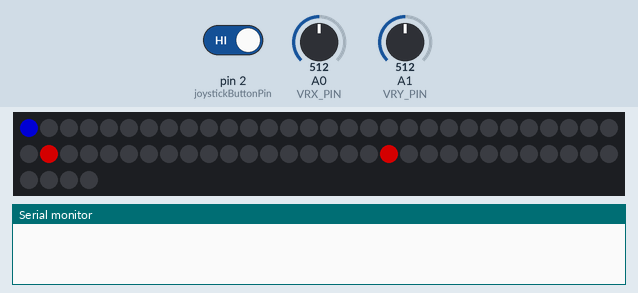
This sketch was run on a simulated Arduino Uno, built with avr-gcc and run on an emulated ATmega328P. Parts: 64 RGB LEDs in strip order, left to right, continuing on the next row, the last lines printed to the serial monitor. The test bench sets the inputs (shaded band); at power-on: pin 2 (joystickButtonPin) HIGH, A1 (VRY_PIN) = 512, A0 (VRX_PIN) = 512. Dim RGB values are drawn brighter than linear; random numbers use the default seed unless the sketch sets one.

Above: at 1.2 s.
1.3 s: pin 2 (joystickButtonPin) driven LOW
At 12.24 s:
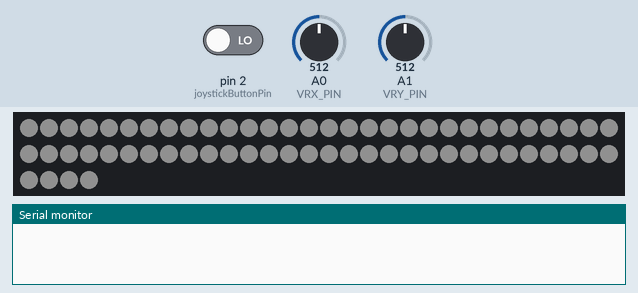
13.6 s: A1 (VRY_PIN) set to 877
22.6 s: A1 (VRY_PIN) set to 894
At 26.9 s:
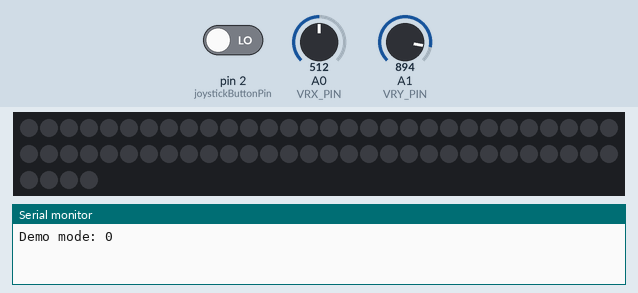
31.6 s: A0 (VRX_PIN) set to 900
43.8 s: A0 (VRX_PIN) set to 875
At 48.85 s:
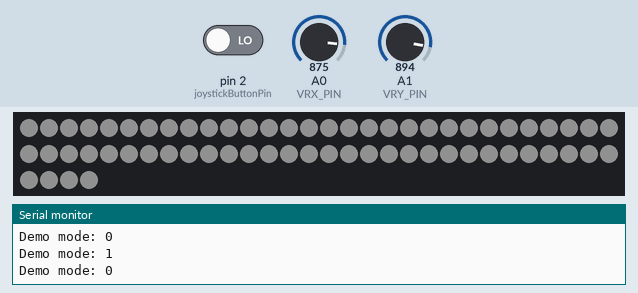
52.8 s: A1 (VRY_PIN) set to 716
At 60.8 s:
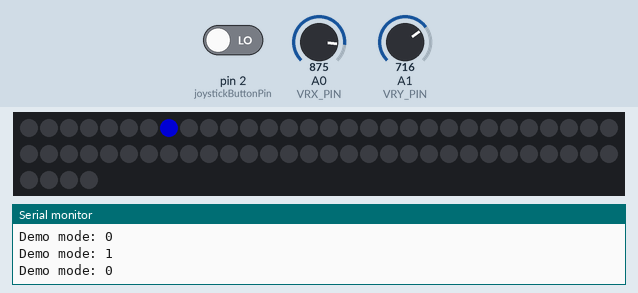

Measured:
- the behaviour switches between 886 and 887 on A1 (VRY_PIN) (found by bisection; images 1 and 2)
- after the input at 13.6 s, every drawn part: stays the same
- after the input at 22.6 s, the LEDs: first change at once (image 2 shows a later state)
- after the input at 43.8 s, the LEDs: first change after 0.18 s (image 3 shows a later state)
- what the display in image 2 shows lasts 1.0 s, from 26.2 s to 27.2 s

The sketch:

TUM-Praxisprojekt-4-Gewinnt.ino
```cpp
#include <Adafruit_NeoPixel.h>

#define PIN 8 // led matrix pin
#define PIXEL_COUNT 64

Adafruit_NeoPixel pixels = Adafruit_NeoPixel(PIXEL_COUNT, PIN, NEO_GRB + NEO_KHZ800);

#define VRX_PIN A0
#define VRY_PIN A1
int joystickThreshold = 375;
int joystickButtonPin = 2;


int board[PIXEL_COUNT];

// player 1 (index 0, red); player 2 (index 1, blue)
int r[2] = { 255, 0 };
int g[2] = { 0, 0 };
int b[2] = { 0, 255 };

boolean demoMode = true;
int playerWhoStarts = 1;

void setup() {
  pixels.begin();
  pixels.setBrightness(128);
  pixels.show();

  Serial.begin(9600);
  randomSeed(7);
  pinMode(joystickButtonPin, INPUT_PULLUP);
  checkSwapGameMode();
}

void loop() {
  if (demoMode) {
    runDemo();
  } else {
    multiplayerGame();
  }
  delay(100);
  checkSwapGameMode();
}


void setPixelColor(int pos, long rgb) {
  int row0 = pos / 8;
  int col0 = pos % 8;
  int row = 7 - col0;
  int indexInRow = (8 - 1) - row0;
  if (row % 2 == 1)
    indexInRow = (8 - 1) - indexInRow;
  pixels.setPixelColor(row * 8 + indexInRow, rgb);
}

void checkSwapGameMode() {
  bool pressed = digitalRead(joystickButtonPin) == LOW;
  if (pressed) {
    for (int i = 0; i < PIXEL_COUNT; i++) {
      pixels.setPixelColor(i, pixels.Color(32, 32, 32));
    }
    pixels.show();
    delay(200);
    clearBoard();

    demoMode = !demoMode;
    Serial.print("Demo mode: ");
    Serial.println(demoMode);
  }
}

void showPixel(int player, int location) {
  setPixelColor(location, pixels.Color(r[player - 1], g[player - 1], b[player - 1]));
  pixels.show();
}

void movePixel(int player, int currentLoc, int nextLoc) {
  setPixelColor(nextLoc, pixels.Color(r[player - 1], g[player - 1], b[player - 1]));
  setPixelColor(currentLoc, pixels.Color(0, 0, 0));
  pixels.show();
}


int checkInput() {
  int xValue = analogRead(VRX_PIN) - 512;
  int yValue = analogRead(VRY_PIN) - 512;
  bool pressed = digitalRead(joystickButtonPin) == LOW;

  bool right = xValue <= -joystickThreshold;
  bool left = xValue >= joystickThreshold;
  bool down = yValue >= joystickThreshold;

  if (left) {
    return 1;
  } else if (down) {
    return 2;
  } else if (right) {
    return 3;
  } else return 0;
}

int dropChip(int currentLoc, int player) {
  boolean notOccupied = true;
  int checkLoc = currentLoc + 8;
  int prevLoc;

  setPixelColor(currentLoc, pixels.Color(r[player - 1], g[player - 1], b[player - 1]));
  pixels.show();

  while ((checkLoc < 64) && (notOccupied)) {
    if (board[checkLoc] == 0) {
      prevLoc = currentLoc;
      currentLoc = checkLoc;
      movePixel(player, prevLoc, currentLoc);
      checkLoc = checkLoc + 8;
    } else {
      notOccupied = false;
    }
    delay(25);
  }

  board[currentLoc] = player;

  return currentLoc;
}

void highlightWinner(int connect4[]) {
  int player = board[connect4[0]];

  // light up four times
  for (int i = 0; i <= 4; i++) {
    for (int j = 0; j <= 3; j++) {
      setPixelColor(connect4[j], pixels.Color(0, 0, 0));
    }
    pixels.show();
    delay(200);
    for (int j = 0; j <= 3; j++) {
      setPixelColor(connect4[j], pixels.Color(r[player - 1], g[player - 1], b[player - 1]));
    }
    pixels.show();
    delay(200);
  }
}

void clearBoard() {
  for (int i = 0; i < PIXEL_COUNT; i++) {
    board[i] = 0;
    setPixelColor(i, pixels.Color(0, 0, 0));
  }
  pixels.show();
}

void showMeltingAnimation() {
  int color;

  for (int k = 0; k <= 7; k++) {
    for (int i = 55; i >= 8 * k; i--) {
      color = board[i];

      if (color == 0) {
        setPixelColor(i + 8, pixels.Color(0, 0, 0));
        board[i + 8] = 0;
      } else {
        setPixelColor(i + 8, pixels.Color(r[color - 1], g[color - 1], b[color - 1]));
        board[i + 8] = color;
      }
    }

    pixels.show();
    delay(80);

    for (int i = (7 + (8 * k)); i >= (8 * k); i--) {
      setPixelColor(i, pixels.Color(0, 0, 0));
      board[i] = 0;
    }

    pixels.show();
  }

  delay(500);
}


void multiplayerGame() {
  int whoseTurn = playerWhoStarts;

  while (!endGame(whoseTurn)) {
    if (whoseTurn == 1) {
      whoseTurn = 2;
    } else {
      whoseTurn = 1;
    }
  }

  showMeltingAnimation();

  // looser starts next game
  if (whoseTurn == 1) {
    playerWhoStarts = 2;
  } else {
    playerWhoStarts = 1;
  }
}

int findStartingSlot(int player) {
  int i = 0;
  int pixelLoc;
  int prevLoc;
  boolean foundStartLoc = false;

  if (player == 1) {
    int i = 0;

    while ((i < 8) && (!foundStartLoc)) {
      if (board[i] == 0) {
        pixelLoc = i;
        showPixel(player, pixelLoc);
        foundStartLoc = true;
      } else {
        i++;
      }
    }
  } else {
    int i = 7;
    while ((i >= 0) && (!foundStartLoc)) {
      if (board[i] == 0) {
        pixelLoc = i;
        showPixel(player, pixelLoc);
        foundStartLoc = true;
      } else {
        i--;
      }
    }
  }

  if (foundStartLoc) {
    return pixelLoc;
  } else {
    return 9; // no free spot left
  }
}

boolean endGame(int player) {
  int prevLoc;
  int pixelLoc = findStartingSlot(player);

  if (pixelLoc == 9) {
    Serial.println("No more place to play. Game Over");
    return true;
  }

  int WhichButton = checkInput();

  while (WhichButton != 2) {
    boolean okToMove = false;

    if (WhichButton == 1) {
      int chkLoc = pixelLoc - 1;

      while ((chkLoc >= 0) && (!okToMove)) {
        if (board[chkLoc] == 0) {
          prevLoc = pixelLoc;
          pixelLoc = chkLoc;
          okToMove = true;
        } else {
          chkLoc = chkLoc - 1;
        }
      }

      movePixel(player, prevLoc, pixelLoc);
      delay(200);
    } else if (WhichButton == 3) {
      int chkLoc = pixelLoc + 1;

      while ((chkLoc <= 7) && (!okToMove)) {
        if (board[chkLoc] == 0) {
          prevLoc = pixelLoc;
          pixelLoc = chkLoc;
          okToMove = true;
        } else {
          chkLoc = chkLoc + 1;
        }
      }

      movePixel(player, prevLoc, pixelLoc);
      delay(200);
    }

    delay(1);
    WhichButton = checkInput();
  }

  if (WhichButton == 2) {
    int playedLoc = dropChip(pixelLoc, player);

    if (isWinningMove(player, playedLoc)) {
      return true;
    } else {
      return false;
    }
  }
}


void runDemo() {
  randomPlay(50);
  delay(1000);
  showMeltingAnimation();
  delay(500);
}

void randomPlay(int turns) {
  boolean gameOver = false;

  int player = 2;
  int i = 1;

  while ((i < turns) && (!gameOver)) {
    if (player == 1) {
      player = 2;
    } else {
      player = 1;
    }

    // pick column that is not full
    int chooseColumn = randomColumn();
    while (board[chooseColumn] > 0) {
      chooseColumn = randomColumn();
    }

    int playedLoc = dropChip(chooseColumn, player);
    delay(75);

    if (isWinningMove(player, playedLoc)) {
      gameOver = true;
    }
    i++;

    delay(100);
  }
}

int randomColumn() {
  int randomNum;
  randomNum = random(0, 8);
  return randomNum;
}


boolean isWinningMove(int player, int playedLoc) {
  int connected[4];
  if (checkWinVertical(player, playedLoc)) {
    return true;
  } else if (checkWinHorizontal(player, playedLoc)) {
    return true;
  } else if (checkWinDiagonal(player, playedLoc)) {
    return true;
  } else if (checkWinDiagonal2(player, playedLoc)) {
    return true;
  } else {
    return false;
  }
}

boolean checkWinVertical(int player, int playedLoc) {
  int connected[4];

  if ((playedLoc < 40) && (board[playedLoc + 8] == player) && (board[playedLoc + 16] == player) && (board[playedLoc + 24] == player)) {
    connected[0] = playedLoc;
    connected[1] = playedLoc + 8;
    connected[2] = playedLoc + 16;
    connected[3] = playedLoc + 24;
    highlightWinner(connected);
    return true;
  } else {
    return false;
  }
}

boolean checkWinDiagonal2(int player, int playedLoc) {
  int connected[4] = { 0, 0, 0, 0 };
  int connectedIndex = 0;
  connected[connectedIndex] = playedLoc;

  boolean keepChecking = true;
  int chkLoc;

  if ((playedLoc) % 8 == 0) {
    keepChecking = false;
  } else {
    chkLoc = playedLoc - 9;  //56
  }

  while (keepChecking) {
    if (board[chkLoc] == player) {
      connectedIndex++;
      connected[connectedIndex] = chkLoc;

      if (connectedIndex >= 3) {
        highlightWinner(connected);
        return true;
      }

      if ((chkLoc) % 8 == 0) {
        keepChecking = false;
      } else {
        chkLoc = chkLoc - 9;
      }

    } else {
      keepChecking = false;
    }
  }

  keepChecking = true;

  if ((playedLoc + 1) % 8 == 0) {
    keepChecking = false;
  } else {
    chkLoc = playedLoc + 9;
  }

  while ((keepChecking) && (chkLoc <= 63)) {
    if (board[chkLoc] == player) {
      connectedIndex++;
      connected[connectedIndex] = chkLoc;

      if (connectedIndex >= 3) {
        highlightWinner(connected);
        return true;
      }

      if ((chkLoc + 1) % 8 == 0) {
        keepChecking = false;
      } else {
        chkLoc = chkLoc + 9;
      }
    } else {
      keepChecking = false;
    }
  }

  return false;
}

boolean checkWinDiagonal(int player, int playedLoc) {
  int connected[4] = { 0, 0, 0, 0 };
  int connectedIndex = 0;
  connected[connectedIndex] = playedLoc;

  boolean keepChecking = true;
  int chkLoc;

  if ((playedLoc + 1) % 8 == 0) {
    keepChecking = false;
  } else {
    chkLoc = playedLoc - 7;
  }

  while (keepChecking) {
    if (board[chkLoc] == player) {
      connectedIndex++;
      connected[connectedIndex] = chkLoc;

      if (connectedIndex >= 3) {
        highlightWinner(connected);
        return true;
      }

      if ((chkLoc + 1) % 8 == 0) {
        keepChecking = false;
      } else {
        chkLoc = chkLoc - 7;
      }
    } else {
      keepChecking = false;
    }
  }

  keepChecking = true;

  if ((playedLoc) % 8 == 0) {
    keepChecking = false;
  } else {
    chkLoc = playedLoc + 7;
  }

  while ((keepChecking) && (chkLoc <= 63)) {
    if (board[chkLoc] == player) {
      connectedIndex++;
      connected[connectedIndex] = chkLoc;

      if (connectedIndex >= 3) {
        highlightWinner(connected);
        return true;
      }

      if ((chkLoc) % 8 == 0) {
        keepChecking = false;
      } else {
        chkLoc = chkLoc + 7;
      }
    } else {
      keepChecking = false;
    }
  }

  return false;
}

boolean checkWinHorizontal(int player, int playedLoc) {
  int connected[4];
  int connectedIndex = 0;
  connected[connectedIndex] = playedLoc;

  int leftWall = int(playedLoc / 8) * 8;

  int chkLoc = playedLoc - 1;
  boolean keepChecking = true;

  while ((leftWall <= chkLoc) && (keepChecking)) {
    if (board[chkLoc] == player) {
      connectedIndex++;
      connected[connectedIndex] = chkLoc;

      if (connectedIndex >= 3) {
        highlightWinner(connected);
        return true;
      }
    } else {
      keepChecking = false;
    }
    chkLoc--;
  }

  int rightWall = leftWall + 7;

  chkLoc = playedLoc + 1;
  keepChecking = true;

  while ((rightWall >= chkLoc) && (keepChecking)) {
    if (board[chkLoc] == player) {
      connectedIndex++;
      connected[connectedIndex] = chkLoc;

      if (connectedIndex >= 3) {
        highlightWinner(connected);
        return true;
      }
    } else {
      keepChecking = false;
    }
    chkLoc++;
  }

  return false;
}
```
